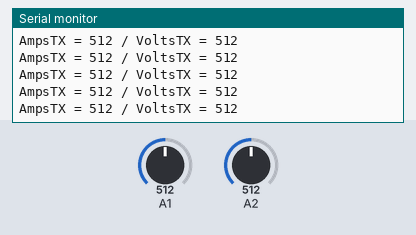
The sketch below on a simulated Arduino Mega 2560, built with avr-gcc and run on an emulated ATmega2560. Shown: the last lines printed to the serial monitor. The inputs (shaded band) are chosen by the test bench; at power-on: A1 = 512, A2 = 512.

Above: at 1.2 s.
1.3 s: A1 set to 108
At 2.0 s:
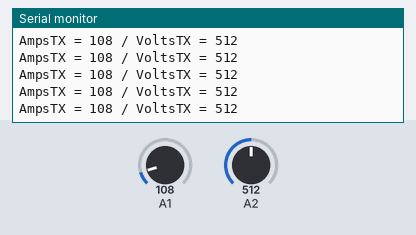
4.3 s: A1 set to 95
At 5.0 s:
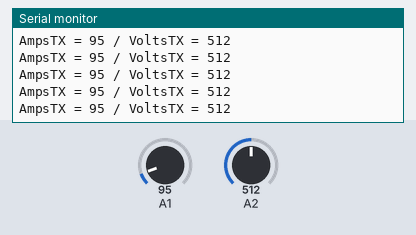
7.3 s: A2 set to 984
At 8.1 s:
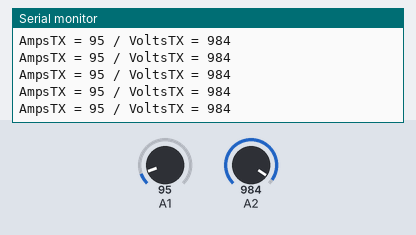
10.3 s: A2 set to 1013
At 10.9 s:
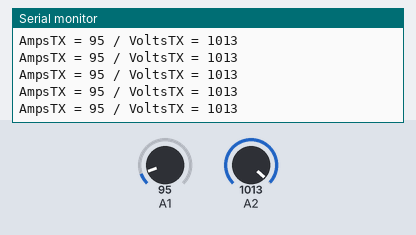
11.8 s: A1 set to 11
At 12.6 s:
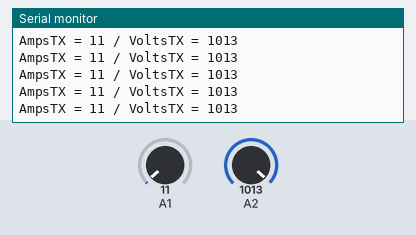
13.3 s: A1 set to 8
At 13.9 s:
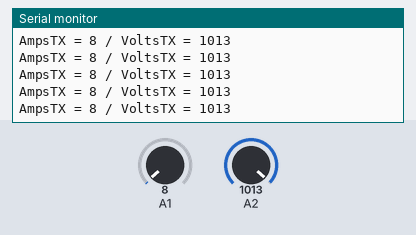
Timing chart, 0 to 16.3 s (numbered marks = the images above; inputs shaded):
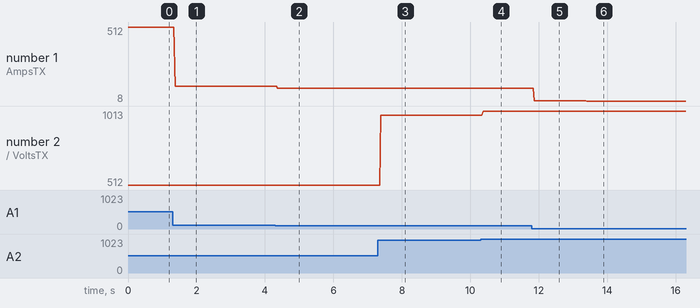

Measured:
- after the input at 1.3 s, the serial monitor: prints a new line after 0.07 s (image 1)
- after the input at 4.3 s, the serial monitor: prints a new line after 0.07 s (image 2)
- after the input at 7.3 s, the serial monitor: prints a new line after 0.08 s (image 3)
- after the input at 10.3 s, the serial monitor: prints a new line after 0.07 s (image 4)
- after the input at 11.8 s, the serial monitor: prints a new line after 0.07 s (image 5)
- after the input at 13.3 s, the serial monitor: prints a new line after 0.10 s (image 6)
- plotted number 1: 512 → 108 after the input at 1.3 s, 108 → 95 after the input at 4.3 s, 95 → 11 after the input at 11.8 s, 11 → 8 after the input at 13.3 s
- plotted number 2: 512 → 984 after the input at 7.3 s, 984 → 1013 after the input at 10.3 s

The sketch:

NANO_V5.1.ino
```cpp
#include <SoftwareSerial.h>


SoftwareSerial mySerial(10, 11);  // RX, TX

//Amp Sensor Variables.
int RawValueAmp= 0;
int RawValueVolt = 0;


// Transmission of the raw sensor values to the Arduino MEGA
char str[4];
int AmpsTX;
int VoltsTX;


void setup(){
 Serial.begin(9600);
 mySerial.begin(9600);
}

void loop(){

 //Read Amp and Volt Raw Number Sensor Values
 AmpsTX = analogRead(A1);
 VoltsTX = analogRead(A2);

// Transmit Values of AmpsTX and VoltsTX
 if (mySerial.read() == '*')
  {
    mySerial.write(highByte(AmpsTX));
    mySerial.write(lowByte(AmpsTX));
    delay(8);
  }

 if (mySerial.read() == '~')
  {
    mySerial.write(highByte(VoltsTX));
    mySerial.write(lowByte(VoltsTX));
    delay(8);
  }

Serial.print("AmpsTX = ");
Serial.print(AmpsTX);
Serial.print(" / ");
Serial.print("VoltsTX = ");
Serial.println(VoltsTX);

}
```
